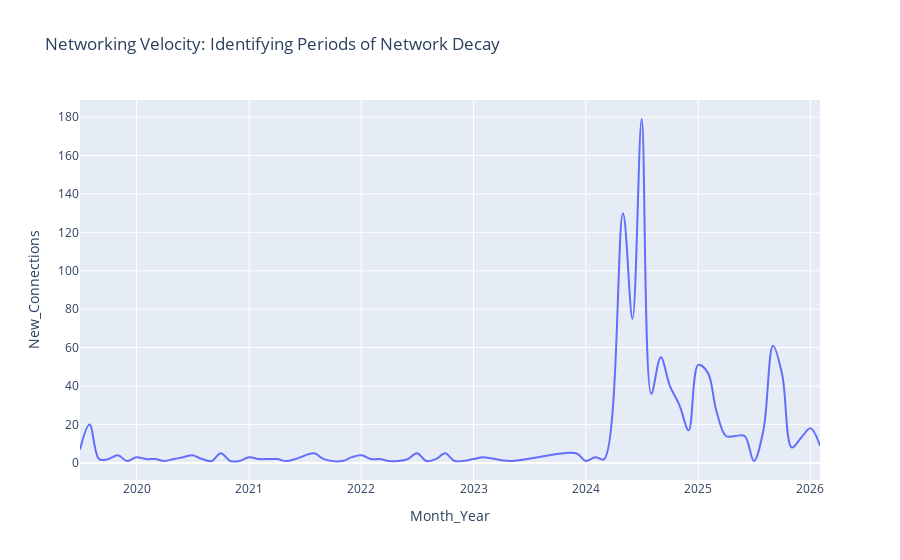

This figure's notebook cell:
### Code cell
# 3. Calculate Velocity
velocity = df_conn.groupby('Month_Year').size().reset_index(name='New_Connections')

# 4. Plot the "Heartbeat" of your career
fig = px.line(velocity, x='Month_Year', y='New_Connections', 
              title="Networking Velocity: Identifying Periods of Network Decay",
              line_shape='spline', render_mode='svg')
fig.show()

### Figure 1 — Plotly figure (JSON) as saved in the notebook; plotly's stock layout.template omitted (floating-point values rounded to 4 significant figures)
{"data": [{"hovertemplate": "Month_Year=%{x}<br>New_Connections=%{y}<extra></extra>", "legendgroup": "", "line": {"color": "#636efa", "dash": "solid", "shape": "spline"}, "marker": {"symbol": "circle"}, "mode": "lines", "name": "", "orientation": "v", "showlegend": false, "type": "scatter", "x": ["2019-07", "2019-08", "2019-09", "2019-10", "2019-11", "2019-12", "2020-01", "2020-02", "2020-03", "2020-04", "2020-05", "2020-06", "2020-07", "2020-08", "2020-09", "2020-10", "2020-11", "2020-12", "2021-01", "2021-02", "2021-04", "2021-05", "2021-06", "2021-08", "2021-09", "2021-11", "2021-12", "2022-01", "2022-02", "2022-03", "2022-04", "2022-05", "2022-06", "2022-07", "2022-08", "2022-09", "2022-10", "2022-11", "2023-01", "2023-02", "2023-05", "2023-12", "2024-01", "2024-02", "2024-03", "2024-05", "2024-06", "2024-07", "2024-08", "2024-09", "2024-10", "2024-11", "2024-12", "2025-01", "2025-02", "2025-03", "2025-04", "2025-05", "2025-06", "2025-07", "2025-08", "2025-09", "2025-10", "2025-11", "2025-12", "2026-01", "2026-02"], "xaxis": "x", "y": [7, 20, 2, 2, 4, 1, 3, 2, 2, 1, 2, 3, 4, 2, 1, 5, 1, 1, 3, 2, 2, 1, 2, 5, 2, 1, 3, 4, 2, 2, 1, 1, 2, 5, 1, 2, 5, 1, 2, 3, 1, 5, 1, 3, 2, 130, 75, 179, 36, 55, 40, 30, 17, 51, 47, 27, 14, 14, 14, 1, 17, 61, 46, 8, 13, 18, 9], "yaxis": "y"}], "layout": {"legend": {"tracegroupgap": 0}, "title": {"text": "Networking Velocity: Identifying Periods of Network Decay"}, "xaxis": {"anchor": "y", "domain": [0, 1], "title": {"text": "Month_Year"}}, "yaxis": {"anchor": "x", "domain": [0, 1], "title": {"text": "New_Connections"}}}}
